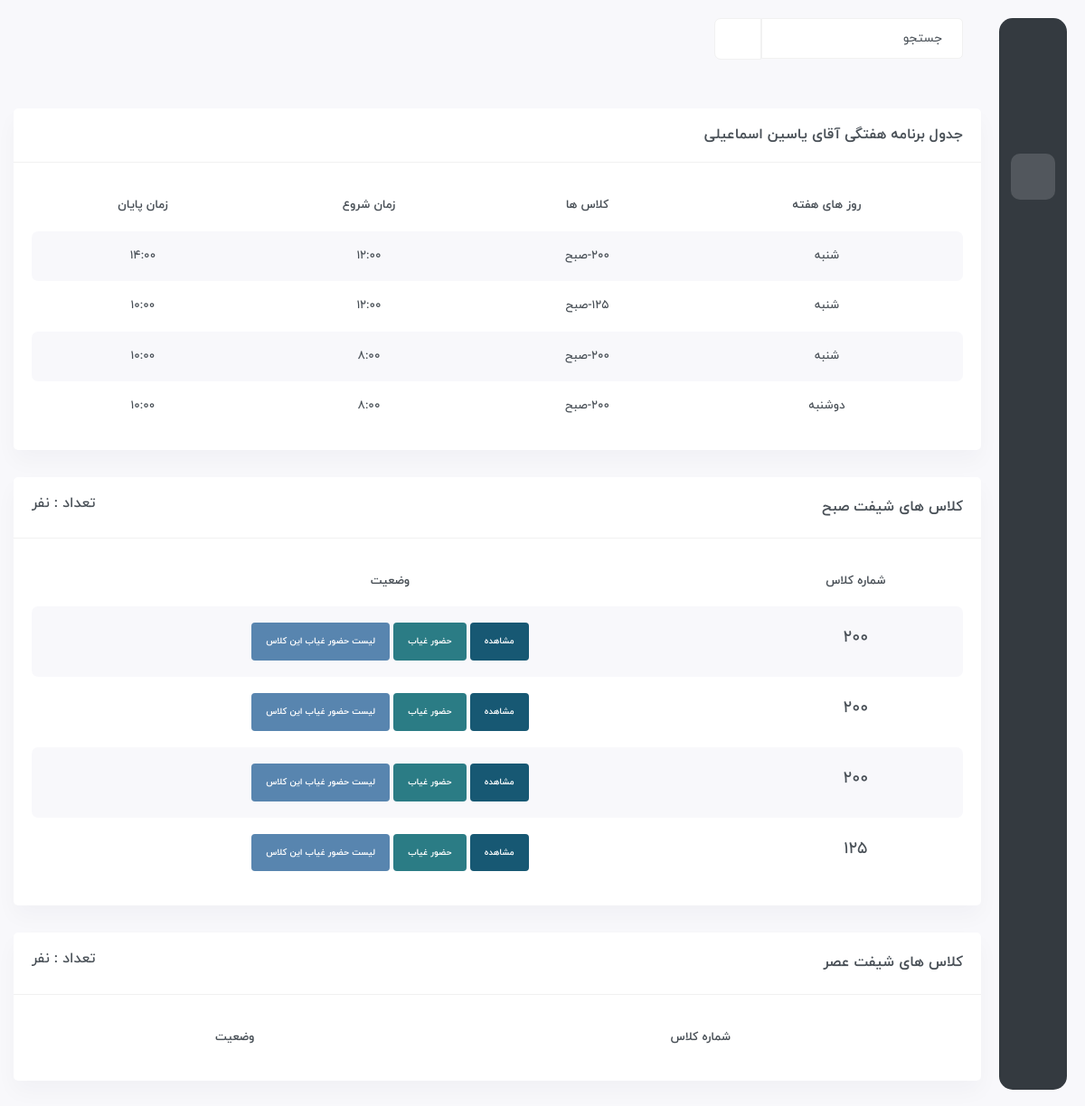
Screenshot of / (signed in) with the database file from the repository.
### teacher/models.py (models this page shows, shortened)
class TeacherWeek(models.Model):
    teacher = models.ForeignKey(User, on_delete=models.CASCADE, verbose_name='نام معلم')
    classes = models.ForeignKey(Class, on_delete=models.CASCADE, verbose_name='نام کلاس')
    day = models.CharField(max_length=10, choices=WEEK, verbose_name='روز های هفته')
    start_time = models.TimeField(verbose_name='شروع ساعت کلاس')
    end_time = models.TimeField(verbose_name='پایان ساعت کلاس')

### Student/models.py (models this page shows)
class Class(models.Model):
    number = models.IntegerField()
    shift = models.CharField(choices=SHIFT, max_length=3)
    def __str__(self):
        return f'{self.number}-{self.shift}'

### Student/views.py (the view)
class IndexView(LoginRequiredMixin, generic.View):
    login_url = 'account:login'
    template_name = 'home.html'
    def get(self, request):
        if request.user.is_superuser:
            student_m = models.Student.objects.filter(class_id__shift='صبح').count()
            student_e = models.Student.objects.filter(class_id__shift='عصر').count()
            c = {
                'student_m': student_m,
                'student_e': student_e,
            }
            assign_m = models.Assign.objects.filter(class_id__shift='صبح')
            assign_e = models.Assign.objects.filter(class_id__shift='عصر')
            if assign_m.exists():
                c['class_room_m'] = assign_m
            if assign_e.exists():
                c['class_room_e'] = assign_e
            return render(request, self.template_name, c)
        else:
            self.template_name = 'teacher.html'
            teacher = User.objects.get(username=request.user.username)
            teacher_week_table = TeacherWeek.objects.filter(teacher=teacher).order_by('-day', '-start_time')
            teacher_week_attendance_m = TeacherWeek.objects.filter(teacher=teacher, classes__shift='صبح')
            teacher_week_attendance_e = TeacherWeek.objects.filter(teacher=teacher, classes__shift='عصر')
            for i in teacher_week_attendance_m:
                print(i.classes.number)
            context = {
                'teacher': teacher,
                'teacher_wt': teacher_week_table,
                'teacher_week_attendance_m': teacher_week_attendance_m,
                'teacher_week_attendance_e': teacher_week_attendance_e
            }
            return render(request, self.template_name, context)

### teacher/templates/teacher.html (shortened to what this page needs)
{% extends 'base.html' %}
{% load static %}
{% block body %}
	<div id="main-wrapper">
	    <div class="content-body">
            <div class="container">
                <div class="row">
                    <div class="col-xxl-12 col-xl-12">
                        <div class="card">
                        <div class="card-header">
                            <h4 class="card-title">جدول برنامه هفتگی آقای  {{ teacher.get_full_name }}</h4>
                        </div>
                        <div class="card-body">
                            <div class="table-responsive transaction-table">
                            <table class="table table-striped responsive-table text-center">
                                <thead>
                                <tr>
                                    <th>روز های هفته</th>
                                    <th>کلاس ها</th>
                                    <th>زمان شروع</th>
                                    <th>زمان پایان</th>
                                </tr>
                                </thead>
                                <tbody>
                                {% for t in teacher_wt %}
                                    <tr>
                                            <td>{{ t.day }}</td>
                                            <td>{{ t.classes }}</td>
                                            <td>{{ t.start_time }}</td>
                                            <td>{{ t.end_time }}</td>
                                    </tr>
                                {% endfor %}
                                </tbody>
                            </table>
                            </div>
                        </div>
                        </div>
                    </div>
                </div>
            <div class="row">
			<div class="col-xxl-6">
			    <div class="card">
				<div class="card-header align-items-center">
				    <h4 class="card-title">کلاس های شیفت صبح</h4>
				    <h5 class="text-left">تعداد : {{ student_m }} نفر</h5>
				</div>
				<div class="card-body">
				    <div class="table-responsive">
					<table class="table table-striped responsive-table text-center">
					    <thead>
						<tr>
						    <th>شماره کلاس</th>
						    <th>وضعیت</th>
						</tr>
					    </thead>
					    <tbody>
							{% for c in teacher_week_attendance_m %}
								<tr>
									<td>
									<h4>{{ c.classes.number }}</h4>
									</td>
									<td>
										<div class="badge p-3 bg-primary"><a href="" class="text-white">مشاهده</a></div>
										<div class="badge p-3 bg-warning"><a href="" class="text-white">حضور غیاب</a></div>
										<div class="badge p-3 bg-secondary"><a href="" class="text-white">لیست حضور غیاب این کلاس<a></div>
									</td>
								</tr>
							{% endfor %}
					    </tbody>
					</table>
				    </div>
				</div>
			    </div>
			</div>
			<div class="col-xxl-6">
			    <div class="card">
				<div class="card-header align-items-center">
				    <h4 class="card-title">کلاس های شیفت عصر</h4>
				    <h5 class="text-left">تعداد : {{ student_e }} نفر</h5>
				</div>
				<div class="card-body">
				    <div class="table-responsive">
					<table class="table table-striped responsive-table text-center">
					    <thead>
						<tr>
						    <th>شماره کلاس</th>
						    <th>وضعیت</th>
						</tr>
					    </thead>
					</table>
				    </div>
				</div>
			    </div>
			</div>
		    </div>
            </div>
            </div>
	</div>
{% endblock %}

### rows the page displays
TeacherWeek: day "شنبه", classes "200-صبح", start_time "12:00", end_time "14:00", classes.number "200"
TeacherWeek: day "شنبه", classes "125-صبح", start_time "12:00", end_time "10:00", classes.number "125"
TeacherWeek: day "شنبه", classes "200-صبح", start_time "8:00", end_time "10:00", classes.number "200"
TeacherWeek: day "دوشنبه", classes "200-صبح", start_time "8:00", end_time "10:00", classes.number "200"

### other values shown
{{ teacher.get_full_name }} "یاسین اسماعیلی"
